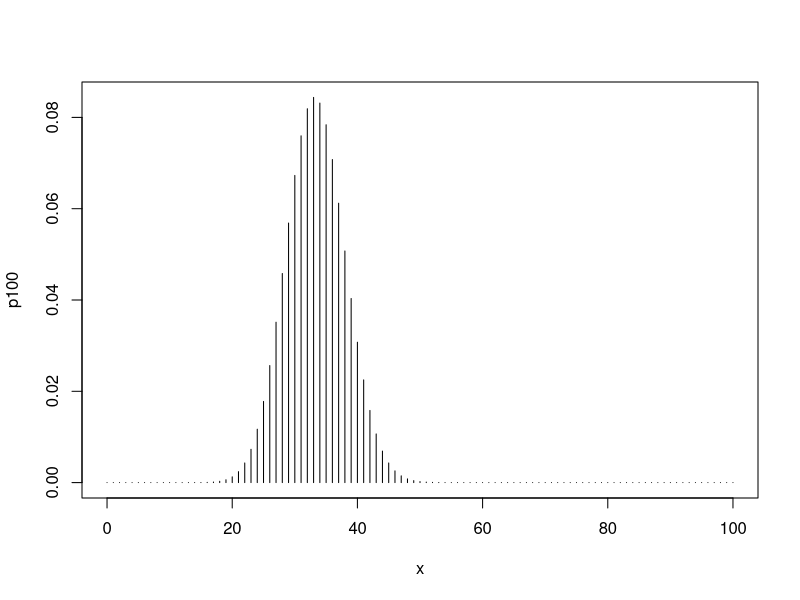
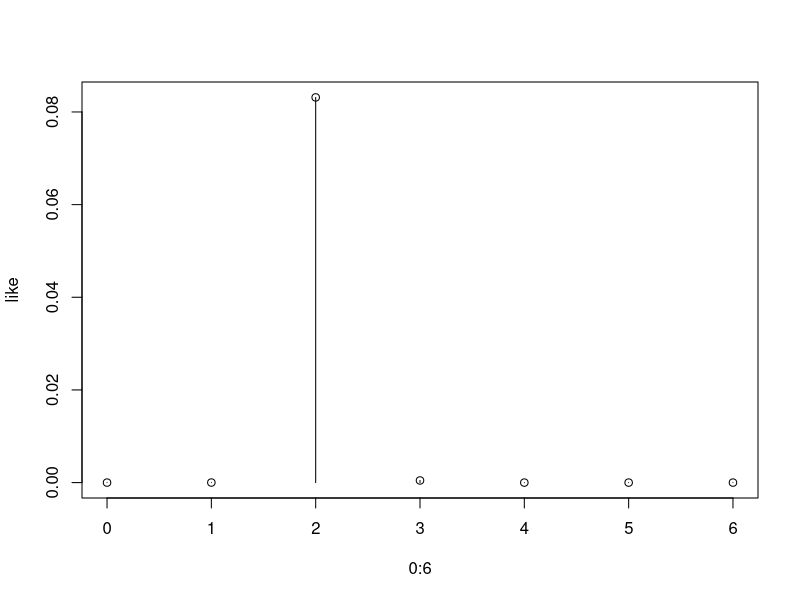

These charts were generated, in order, by the following R code:
## Einführung Likelihood

x = 0:100   # Anzahl der roten bei 100 Würfen
p = 2.0/6.0 # Einzel W'keit bei 2.0/6.0
p100 = dbinom(x, size=100, p)
which.max(p100)
plot(x,p100, type='h')
2/6*100


### Umdrehen der Argumentation
x = 34     # Anzahl der roten bei 100 Würfen, jetzt fest
p=(0:6)/6  # Einzel W'keit jetzt variable 0,1/6,2/6,...,1.0 #<--- That's the whole point
like = dbinom(x, size=100, p)
plot(0:6, like, type='h')
lines(0:6, like, type='p')
which.max(like) #3 entspricht dem X-Wert Stelle 
which.max(log(like)) #3 entspricht dem X-Wert Stelle 

# Kleine NB Likelihood ist keine W'keit im engeren Sinne
sum(like)

